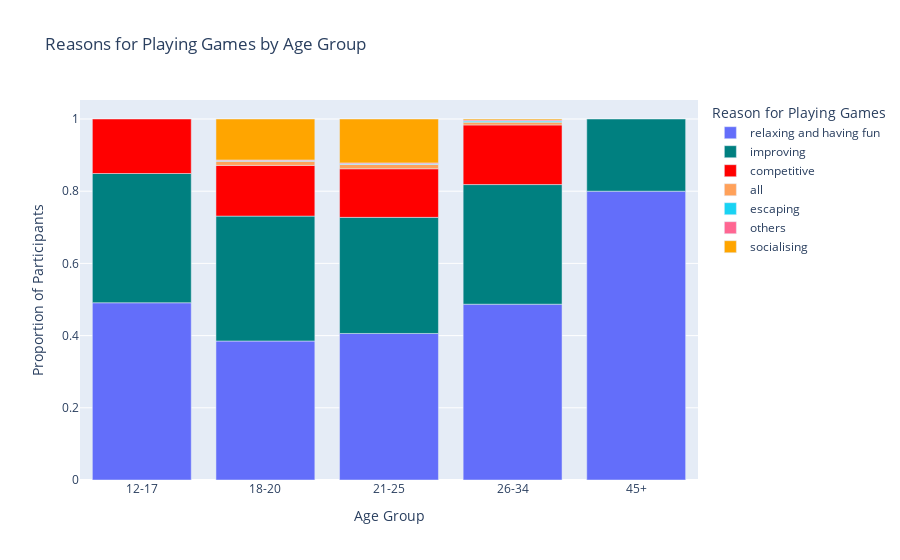

Source (notebook cell):
### Code cell
import pandas as pd
import numpy as np
import plotly.express as px
from scipy.stats import chi2_contingency

# Function to generate synthetic data with higher proportion of specified categories for ages below 18


# Define age groups
def get_age_group(age):
    if age >= 12 and age <= 17:
        return '12-17'
    elif age >= 18 and age <= 20:
        return '18-20'
    elif age >= 21 and age <= 25:
        return '21-25'
    elif age >= 26 and age <= 34:
        return '26-34'
    elif age >= 45 :
        return '45+'

# Group the synthetic data by 'whyplay_category' and 'age_group' and calculate counts
synthetic_df['age_group'] = synthetic_df['Age'].apply(get_age_group)
synthetic_df_2['age_group'] = synthetic_df_2['Age'].apply(get_age_group)


# Concatenate the synthetic DataFrame with the original DataFrame
merged_df = pd.concat([df, synthetic_df, synthetic_df_2], ignore_index=True)


# Display the first few rows of the merged DataFrame
print(merged_df['age_group'].value_counts())

reason_age_group = merged_df.groupby(['whyplay_category_2', 'age_group']).size().reset_index(name='Count')

# Calculate total counts for each age group
total_counts = reason_age_group.groupby('age_group')['Count'].sum().reset_index(name='Total')

# Merge total counts with reason_age_group
reason_age_group = reason_age_group.merge(total_counts, on='age_group')

# Calculate proportion of each reason for playing games within each age group
reason_age_group['Proportion'] = reason_age_group['Count'] / reason_age_group['Total']

# Sort age groups
age_order = ['12-17', '18-20', '21-25', '26-34', '45+']
reason_age_group['age_group'] = pd.Categorical(reason_age_group['age_group'], categories=age_order, ordered=True)

# Sort DataFrame by age group
reason_age_group.sort_values(by=['age_group'], inplace=True)

# Define color scheme
color_map = {
    'relaxing and having fun': 'sky blue',
    'improving': 'teal',
    'competitive': 'red',
    'socialising': 'orange'
}

# Create a grouped bar plot with custom color scheme
fig = px.bar(reason_age_group, x='age_group', y='Proportion', color='whyplay_category_2',
             title='Reasons for Playing Games by Age Group',
             labels={'age_group': 'Age Group', 'Proportion': 'Proportion of Participants',
                     'whyplay_category_2': 'Reason for Playing Games'},
             color_discrete_map=color_map)


def cramers_v(chi2, n, df):
    return np.sqrt(chi2 / (n * df))


# Chi-square test
observed = pd.crosstab(merged_df['whyplay_category_2'], merged_df['age_group'])
chi2, p, dof, expected = chi2_contingency(observed)
print("Chi-square statistic:", chi2)
print("p-value:", p)

# Cramér's V calculation (Corrected)
n = observed.sum().sum()  # Total number of observations
v = cramers_v(chi2, n, dof)  # Use dof directly, not min(dof)
print("Cramér's V:", v)


# Display the grouped bar plot
fig.show()

### Figure 1 — Plotly figure (JSON) as saved in the notebook; plotly's stock layout.template omitted (floating-point values rounded to 4 significant figures)
{"data": [{"alignmentgroup": "True", "hovertemplate": "Reason for Playing Games=relaxing and having fun<br>Age Group=%{x}<br>Proportion of Participants=%{y}<extra></extra>", "legendgroup": "relaxing and having fun", "marker": {"color": "sky blue", "pattern": {"shape": ""}}, "name": "relaxing and having fun", "offsetgroup": "relaxing and having fun", "orientation": "v", "showlegend": true, "textposition": "auto", "type": "bar", "x": ["12-17", "18-20", "21-25", "26-34", "45+"], "xaxis": "x", "y": [0.491, 0.385, 0.4059, 0.487, 0.8], "yaxis": "y"}, {"alignmentgroup": "True", "hovertemplate": "Reason for Playing Games=improving<br>Age Group=%{x}<br>Proportion of Participants=%{y}<extra></extra>", "legendgroup": "improving", "marker": {"color": "teal", "pattern": {"shape": ""}}, "name": "improving", "offsetgroup": "improving", "orientation": "v", "showlegend": true, "textposition": "auto", "type": "bar", "x": ["12-17", "18-20", "21-25", "26-34", "45+"], "xaxis": "x", "y": [0.358, 0.346, 0.3217, 0.3314, 0.2], "yaxis": "y"}, {"alignmentgroup": "True", "hovertemplate": "Reason for Playing Games=competitive<br>Age Group=%{x}<br>Proportion of Participants=%{y}<extra></extra>", "legendgroup": "competitive", "marker": {"color": "red", "pattern": {"shape": ""}}, "name": "competitive", "offsetgroup": "competitive", "orientation": "v", "showlegend": true, "textposition": "auto", "type": "bar", "x": ["12-17", "18-20", "21-25", "26-34"], "xaxis": "x", "y": [0.151, 0.1405, 0.1346, 0.1652], "yaxis": "y"}, {"alignmentgroup": "True", "hovertemplate": "Reason for Playing Games=all<br>Age Group=%{x}<br>Proportion of Participants=%{y}<extra></extra>", "legendgroup": "all", "marker": {"color": "#FFA15A", "pattern": {"shape": ""}}, "name": "all", "offsetgroup": "all", "orientation": "v", "showlegend": true, "textposition": "auto", "type": "bar", "x": ["18-20", "21-25", "26-34"], "xaxis": "x", "y": [0.01129, 0.01185, 0.007729], "yaxis": "y"}, {"alignmentgroup": "True", "hovertemplate": "Reason for Playing Games=escaping<br>Age Group=%{x}<br>Proportion of Participants=%{y}<extra></extra>", "legendgroup": "escaping", "marker": {"color": "#19d3f3", "pattern": {"shape": ""}}, "name": "escaping", "offsetgroup": "escaping", "orientation": "v", "showlegend": true, "textposition": "auto", "type": "bar", "x": ["18-20", "21-25", "26-34"], "xaxis": "x", "y": [0.001756, 0.001808, 0.002899], "yaxis": "y"}, {"alignmentgroup": "True", "hovertemplate": "Reason for Playing Games=others<br>Age Group=%{x}<br>Proportion of Participants=%{y}<extra></extra>", "legendgroup": "others", "marker": {"color": "#FF6692", "pattern": {"shape": ""}}, "name": "others", "offsetgroup": "others", "orientation": "v", "showlegend": true, "textposition": "auto", "type": "bar", "x": ["18-20", "21-25", "26-34"], "xaxis": "x", "y": [0.001882, 0.002612, 0.002899], "yaxis": "y"}, {"alignmentgroup": "True", "hovertemplate": "Reason for Playing Games=socialising<br>Age Group=%{x}<br>Proportion of Participants=%{y}<extra></extra>", "legendgroup": "socialising", "marker": {"color": "orange", "pattern": {"shape": ""}}, "name": "socialising", "offsetgroup": "socialising", "orientation": "v", "showlegend": true, "textposition": "auto", "type": "bar", "x": ["18-20", "21-25", "26-34"], "xaxis": "x", "y": [0.1135, 0.1216, 0.002899], "yaxis": "y"}], "layout": {"barmode": "relative", "legend": {"title": {"text": "Reason for Playing Games"}, "tracegroupgap": 0}, "title": {"text": "Reasons for Playing Games by Age Group"}, "xaxis": {"anchor": "y", "domain": [0, 1], "title": {"text": "Age Group"}}, "yaxis": {"anchor": "x", "domain": [0, 1], "title": {"text": "Proportion of Participants"}}}}
